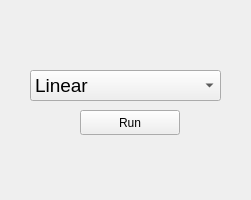
<?xml version="1.0" encoding="UTF-8"?>
<ui version="4.0">
 <class>MainWindow</class>
 <widget class="QMainWindow" name="MainWindow">
  <property name="geometry">
   <rect>
    <x>0</x>
    <y>0</y>
    <width>251</width>
    <height>200</height>
   </rect>
  </property>
  <property name="minimumSize">
   <size>
    <width>0</width>
    <height>0</height>
   </size>
  </property>
  <property name="baseSize">
   <size>
    <width>265</width>
    <height>225</height>
   </size>
  </property>
  <property name="windowTitle">
   <string>GraphSolver</string>
  </property>
  <property name="windowIcon">
   <iconset>
    <normaloff>../Icons/bar-graph-on-a-rectangle.png</normaloff>../Icons/bar-graph-on-a-rectangle.png</iconset>
  </property>
  <widget class="QWidget" name="centralwidget">
   <widget class="QComboBox" name="equCbo">
    <property name="geometry">
     <rect>
      <x>30</x>
      <y>70</y>
      <width>191</width>
      <height>31</height>
     </rect>
    </property>
    <property name="font">
     <font>
      <pointsize>14</pointsize>
     </font>
    </property>
    <item>
     <property name="text">
      <string>Linear</string>
     </property>
    </item>
    <item>
     <property name="text">
      <string>LinearIntercept</string>
     </property>
    </item>
    <item>
     <property name="text">
      <string>Quadratic</string>
     </property>
    </item>
    <item>
     <property name="text">
      <string>QuadraticIntercept</string>
     </property>
    </item>
    <item>
     <property name="text">
      <string>Cubic</string>
     </property>
    </item>
    <item>
     <property name="text">
      <string>CubicIntercept</string>
     </property>
    </item>
   </widget>
   <widget class="QPushButton" name="runBtn">
    <property name="geometry">
     <rect>
      <x>80</x>
      <y>110</y>
      <width>100</width>
      <height>25</height>
     </rect>
    </property>
    <property name="text">
     <string>Run</string>
    </property>
    <property name="autoDefault">
     <bool>true</bool>
    </property>
    <property name="default">
     <bool>false</bool>
    </property>
    <property name="flat">
     <bool>false</bool>
    </property>
   </widget>
  </widget>
 </widget>
 <resources/>
 <connections/>
</ui>
